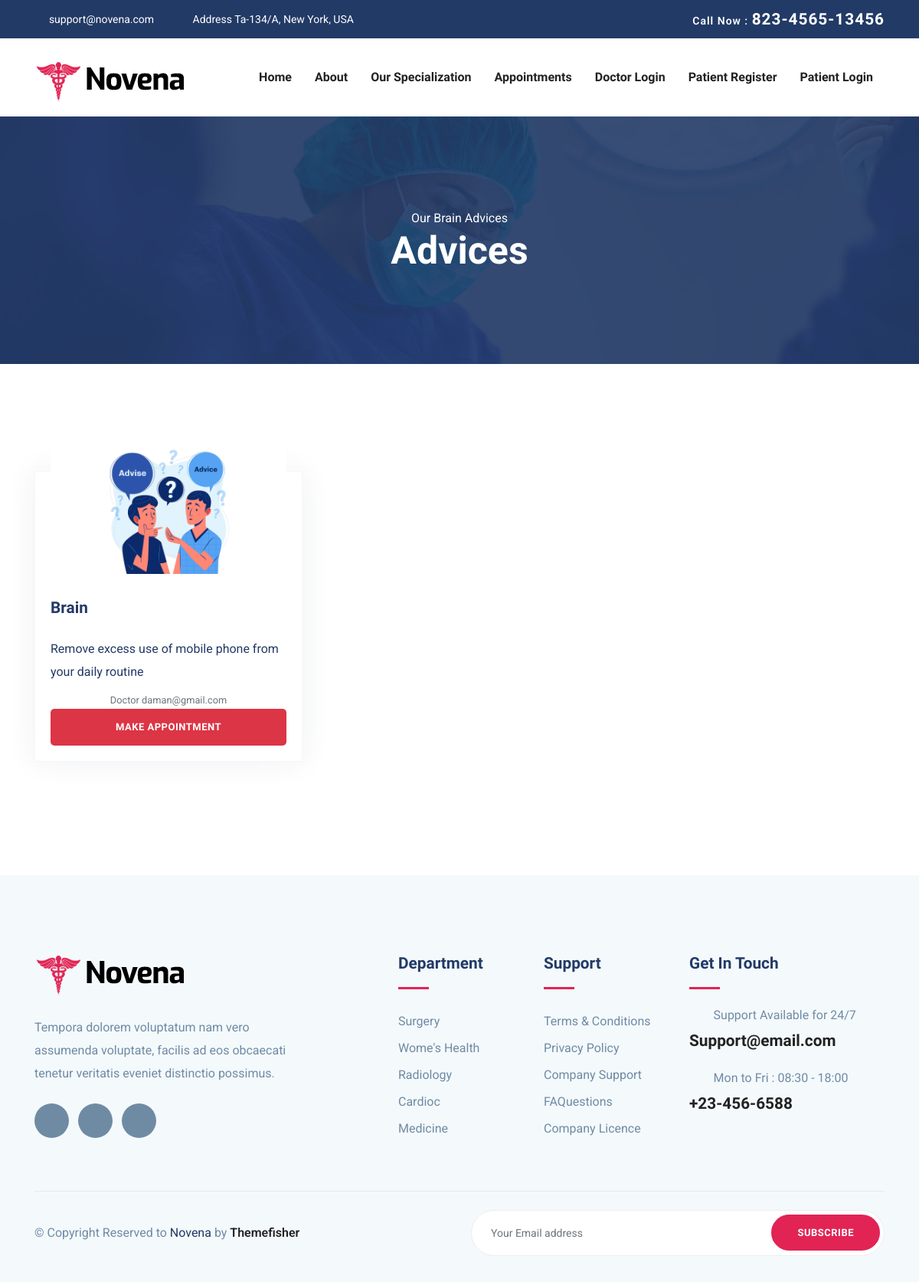
Page /view_advices.php?specialize=Brain on the committed database.
### tables this page shows
CREATE TABLE `advices` (
  `id` int(11) NOT NULL,
  `symptom` varchar(255) NOT NULL,
  `advice` longtext NOT NULL,
  `doctor` varchar(255) NOT NULL,
  `status` varchar(255) NOT NULL DEFAULT 'Active',
  `created_at` timestamp NOT NULL DEFAULT current_timestamp() ON UPDATE current_timestamp()
);

### view_advices.php (the view, shortened to what this page needs)
<?php
	include("patient_header.php");
?>
<section class="page-title bg-1">
  <div class="container">
    <div class="row">
      <div class="col-md-12">
        <div class="block text-center">
          <span class="text-white">Our <?php echo $_GET["specialize"]; ?> Advices</span>
          <h1 class="text-capitalize mb-5 text-lg">Advices</h1>
        </div>
      </div>
    </div>
  </div>
</section>
<section class="section service-2">
	<div class="container">
		<div class="row">
		<?php
            include("config.php");
            $query=mysqli_query($conn,"SELECT * FROM `advices` where symptom='$_GET[specialize]'");
            while($row=mysqli_fetch_array($query))
            {
        ?>
			<div class="col-lg-4 col-md-6 col-sm-6">
				<div class="service-block mb-5">
					<img src="images/advice.jpg" alt="" class="img-fluid">
					<div class="content">
						<h4 class="mt-4 mb-2 title-color">
                <?php
                    echo $row['symptom'];
                ?>
						</h4>
						<p class="mt-4 mb-2 title-color">
                <?php
                    echo $row['advice'];
                ?>
						</p>
            <center>
              <small class="text-muted">Doctor <?php echo $row["doctor"]; ?></small>
            </center>
            <a href="make_appointment.php?doctor_id=<?php echo $row['doctor'];?>" class="btn btn-danger mx-auto d-block">Make Appointment</a>
					</div>
				</div>
			</div>
		<?php
		}
		?>
		</div>
	</div>
</section>
<?php
include("footer.php");
?>

### css/style.css (style rules this page uses)
html { overflow-x: hidden; }
body { line-height: 1.6; font-family: "Roboto", sans-serif; -webkit-font-smoothing: antialiased; font-size: 16px; color: #6F8BA4; font-weight: 400; }
h1, .h1, h2, .h2, h3, .h3, h4, .h4, h5, .h5, h6, .h6 { font-family: "Exo", sans-serif; font-weight: 700; color: #222; }
h1, .h1 { font-size: 2.5rem; }
h4, .h4 { font-size: 1.3rem; line-height: 30px; }
p { line-height: 30px; }
.btn { display: inline-block; font-size: 14px; font-size: 0.8125rem; font-weight: 700; letter-spacing: .5px; padding: .75rem 2rem; font-family: "Exo", sans-serif; text-transform: uppercase; border-radius: 5px; border: 2px solid transparent; transition: all .35s ease; }
.section { padding: 100px 0; }
.text-lg { font-size: 3.75rem; }
a { color: #222; text-decoration: none; transition: all .35s ease; }
.page-title { padding: 120px 0px 70px 0px; position: relative; }
.page-title .block h1 { color: #fff; }
.title-color { color: #223a66; }
.text-lg { font-size: 50px; }
.bg-1 { background: url("../images/bg/22.jpg") no-repeat 50% 50%; background-size: cover; position: relative; }
.service-block { padding: 20px; margin-top: 40px; border: 1px solid rgba(0, 0, 0, 0.03); box-shadow: 0 0 38px rgba(21, 40, 82, 0.07); }
.service-block img { width: 100%; margin-top: -60px; border: 5px solid #fff; }

### rows in the picture
advices: symptom "Brain", advice "Remove excess use of mobile phone from your daily routine", doctor "daman@gmail.com"

### other values in the picture
$_GET["specialize"] "Brain"
